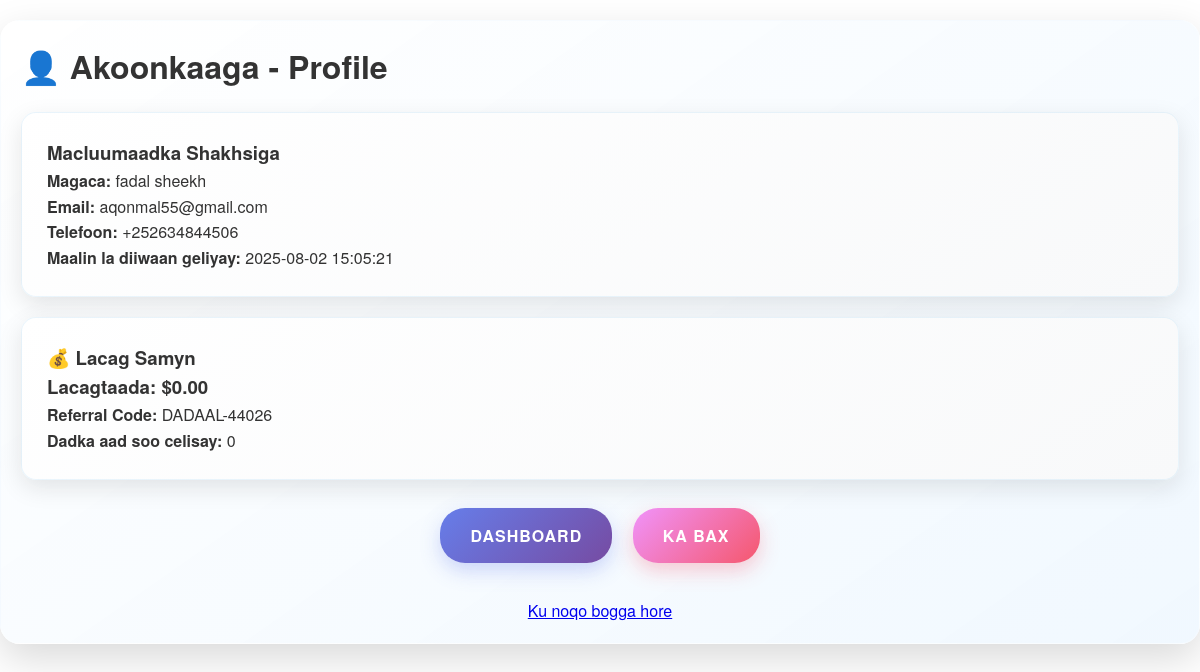
Page /profile (signed in) on the earlier database version.
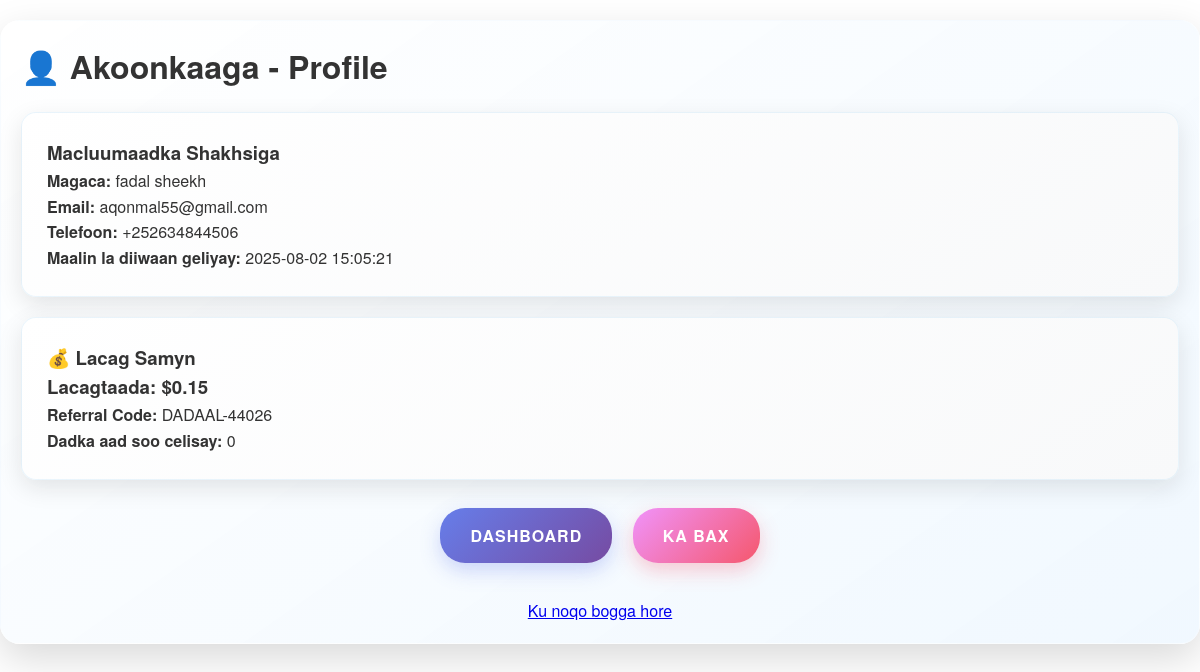
Same page on the later database version.
### tables this page shows
CREATE TABLE users (
            id INTEGER PRIMARY KEY AUTOINCREMENT,
            name TEXT NOT NULL,
            email TEXT UNIQUE NOT NULL,
            phone TEXT,
            password_hash TEXT NOT NULL DEFAULT '',
            total_earnings REAL DEFAULT 0,
            referral_code TEXT UNIQUE,
            referrer_id INTEGER,
            status TEXT DEFAULT 'active',
            premium_until DATE,
            email_verified BOOLEAN DEFAULT 0,
            created_at TIMESTAMP DEFAULT CURRENT_TIMESTAMP,
            updated_at TIMESTAMP DEFAULT CURRENT_TIMESTAMP,
            FOREIGN KEY (referrer_id) REFERENCES users (id)
        );

### app.py (the view)
@app.route('/profile')
@login_required
def profile():
    conn = sqlite3.connect('dadaal.db')
    cursor = conn.cursor()
    cursor.execute('''
        SELECT name, email, phone, total_earnings, referral_code, premium_until, created_at
        FROM users WHERE id = ?
    ''', (session['user_id'],))
    user_data = cursor.fetchone()
    cursor.execute('SELECT COUNT(*) FROM referrals WHERE referrer_id = ? AND status = "completed"', (session['user_id'],))
    referral_count = cursor.fetchone()[0]
    conn.close()
    return render_template('profile.html', user=user_data, referral_count=referral_count)

### app.py (called while the page is built)
@app.context_processor
def inject_translation():
    return dict(t=t, current_lang=translator.get_language())

def login_required(f):
    @wraps(f)
    def decorated_function(*args, **kwargs):
        if 'user_id' not in session:
            flash('Fadlan gal akoonkaaga si aad u aragto boggan.')
            return redirect(url_for('login'))
        return f(*args, **kwargs)
    return decorated_function

### translations.py (called while the page is built)
    def get_language(self):
        if 'language' in session:
            return session['language']
        lang = request.args.get('lang')
        if lang and lang in self.languages:
            session['language'] = lang
            return lang
        return 'so'

### templates/profile.html (shortened to what this page needs)
<!DOCTYPE html>
<html lang="so">
<head>
    <link rel="stylesheet" href="{{ url_for('static', filename='style.css') }}">
</head>
<body>
    <div class="container">
        <h1>👤 Akoonkaaga - Profile</h1>
        {% if user %}
        <div class="card">
            <h3>Macluumaadka Shakhsiga</h3>
            <p><strong>Magaca:</strong> {{ user[0] }}</p>
            <p><strong>Email:</strong> {{ user[1] }}</p>
            <p><strong>Telefoon:</strong> {{ user[2] or 'Lama gelin' }}</p>
            <p><strong>Maalin la diiwaan geliyay:</strong> {{ user[6] }}</p>
        </div>
        <div class="card">
            <h3>💰 Lacag Samyn</h3>
            <div class="earnings-display">
                <h3>Lacagtaada: ${{ "%.2f"|format(user[3]) }}</h3>
            </div>
            <p><strong>Referral Code:</strong> {{ user[4] }}</p>
            <p><strong>Dadka aad soo celisay:</strong> {{ referral_count }}</p>
        </div>
        <div style="text-align: center; margin-top: 20px;">
            <a href="{{ url_for('dashboard') }}" class="btn btn-primary">Dashboard</a>
            <a href="{{ url_for('logout') }}" class="btn btn-warning">Ka Bax</a>
        </div>
        {% endif %}
        <div style="text-align: center; margin-top: 20px;">
            <a href="/">Ku noqo bogga hore</a>
        </div>
    </div>
</body>
</html>

Differences in the rows shown:
changed users "fadal sheekh": total_earnings "0.00" → "0.15"
